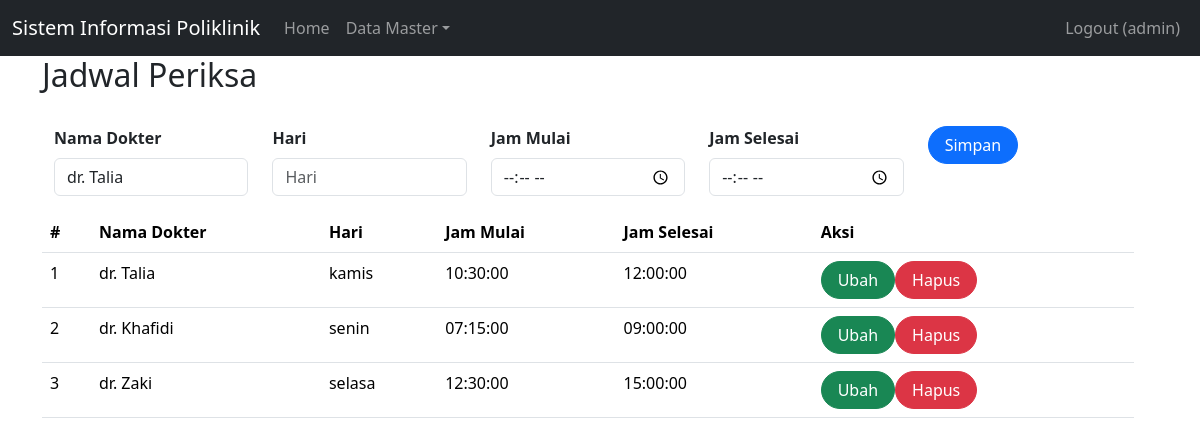
/index.php?page=jadwal_periksa (signed in), run on the app's committed database.
### tables this page shows
CREATE TABLE `jadwal_periksa` (
  `id` int(11) UNSIGNED NOT NULL,
  `id_dokter` int(11) UNSIGNED NOT NULL,
  `hari` enum('senin','selasa','rabu','kamis','jum''at') NOT NULL,
  `jam_mulai` time NOT NULL,
  `jam_selesai` time NOT NULL
);

CREATE TABLE `dokter` (
  `id` int(11) UNSIGNED NOT NULL,
  `nama` varchar(255) DEFAULT NULL,
  `alamat` varchar(255) DEFAULT NULL,
  `no_hp` varchar(50) DEFAULT NULL,
  `id_poli` int(11) UNSIGNED NOT NULL
);

### jadwal_periksa.php (the view, shortened to what this page needs)
<div class="container">
    <h2>Jadwal Periksa</h2>
<br>
    <?php
include'koneksi.php';
?>
<body>
<div class="container">
    <form class="form row"  method="POST" action="" name="myForm" onsubmit="return(validate());">
    <?php
    $id_dokter= '';
    $hari= '';
    $jam_mulai = '';
    $jam_selesai ='';
    ?>
    <div class="row">
        <div class="col">
        <label for="inputNama" class="form-label fw-bold">
            Nama Dokter
        </label>
        <select class="form-control" name="id_dokter">
        <?php
        $selected = '';
        $dokter = mysqli_query($mysqli, "SELECT * FROM dokter");
        while ($data = mysqli_fetch_array($dokter)) {
            if ($data['id'] == $id_dokter) {
                $selected = 'selected="selected"';
            } else {
                $selected = '';
            }
        ?>
            <option value="<?php echo $data['id'] ?>" <?php echo $selected ?>><?php echo $data['nama'] ?></option>
        <?php
        }
        ?>
    </select>
    </div>
        <div class="col">
        <label for="inputHari" class="form-label fw-bold">
            Hari
        </label>
        <input type="enum" class="form-control" name="hari" id="inputHari" placeholder="Hari" value="<?php echo $hari ?>">
    </div>
    <div class="col">
        <label for="inputJam_mulai" class="form-label fw-bold">
            Jam Mulai
        </label>
        <input type="time" class="form-control" name="jam_mulai" id="inputJam_mulai" placeholder="Jam mulai" value="<?php echo $jam_mulai ?>">
    </div>
    <div class="col">
        <label for="inputJam_selesai" class="form-label fw-bold">
            Jam Selesai
        </label>
        <input type="time" class="form-control" name="jam_selesai" id="inputJam_selesai" placeholder="Jam selesai" value="<?php echo $jam_selesai ?>">
    </div>
    <div class="col">
        <button type="submit" class="btn btn-primary rounded-pill px-3" name="simpan">Simpan</button>
    </div>
    </form>
    <br>
    <br>
    <table class="table table-hover">
    <table class="table table-hover">
    <thead>
        <tr>
            <th scope="col">#</th>
            <th scope="col">Nama Dokter</th>
            <th scope="col">Hari</th>
            <th scope="col">Jam Mulai</th>
            <th scope="col">Jam Selesai</th>
            <th scope="col">Aksi</th>
        </tr>
    </thead>
        <tbody>
    <?php
    $result = mysqli_query($mysqli, "SELECT dp.*, p.nama as 'nama_dokter' FROM jadwal_periksa dp LEFT JOIN dokter p ON (dp.id_dokter=p.id) ORDER BY id ASC");
    if (mysqli_num_rows($result) > 0) {
        $no = 1;
        while ($data = mysqli_fetch_array($result)) {
            echo "<tr>";
            echo "<td>" . $no++ . "</td>";
            echo "<td>" . $data['nama_dokter'] . "</td>";
            echo "<td>" . $data['hari'] . "</td>";
            echo "<td>" . $data['jam_mulai'] . "</td>";
            echo "<td>" . $data['jam_selesai'] . "</td>";
            echo "<td>";
            echo '<a class="btn btn-success rounded-pill px-3" href="index.php?page=jadwal_periksa&id=' . $data['id'] . '">Ubah</a>';
            echo '<a class="btn btn-danger rounded-pill px-3" href="index.php?page=jadwal_periksa&id=' . $data['id'] . '&aksi=hapus">Hapus</a>';
            echo "</td>";
            echo "</tr>";
        }
    } else {
        echo "No rows returned.";
    }
    ?>
    </tbody>
    </table>

### data on the page
jadwal_periksa: id_dokter.nama "dr. Talia", hari "kamis", jam_mulai "10:30:00", jam_selesai "12:00:00"
jadwal_periksa: id_dokter.nama "dr. Khafidi", hari "senin", jam_mulai "07:15:00", jam_selesai "09:00:00"
jadwal_periksa: id_dokter.nama "dr. Zaki", hari "selasa", jam_mulai "12:30:00", jam_selesai "15:00:00"

### other printed values
$_SESSION['username'] "admin"
form field id_dokter "dr. Talia"
